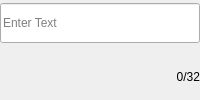
        <widget class="QWidget" name="lineOSK">
         <layout class="QVBoxLayout" name="lineOSKVerticalLayout">
          <property name="leftMargin">
           <number>0</number>
          </property>
          <property name="topMargin">
           <number>0</number>
          </property>
          <property name="rightMargin">
           <number>0</number>
          </property>
          <property name="bottomMargin">
           <number>0</number>
          </property>
          <property name="spacing">
           <number>0</number>
          </property>
          <item>
           <layout class="QGridLayout" name="gridLineOSK">
            <property name="leftMargin">
             <number>0</number>
            </property>
            <property name="topMargin">
             <number>0</number>
            </property>
            <property name="rightMargin">
             <number>0</number>
            </property>
            <property name="bottomMargin">
             <number>0</number>
            </property>
            <property name="spacing">
             <number>6</number>
            </property>
            <item row="0" column="0">
             <widget class="QWidget" name="inputOSK">
              <layout class="QVBoxLayout" name="verticalLayout_3">
               <property name="leftMargin">
                <number>0</number>
               </property>
               <property name="topMargin">
                <number>0</number>
               </property>
               <property name="rightMargin">
                <number>0</number>
               </property>
               <property name="bottomMargin">
                <number>0</number>
               </property>
               <property name="spacing">
                <number>0</number>
               </property>
               <item>
                <widget class="QLineEdit" name="line_edit_osk">
                 <property name="minimumSize">
                  <size>
                   <width>0</width>
                   <height>40</height>
                  </size>
                 </property>
                 <property name="focusPolicy">
                  <enum>Qt::StrongFocus</enum>
                 </property>
                 <property name="maxLength">
                  <number>32</number>
                 </property>
                 <property name="placeholderText">
                  <string>Enter Text</string>
                 </property>
                </widget>
               </item>
              </layout>
             </widget>
            </item>
            <item row="1" column="0">
             <widget class="QWidget" name="charactersOSK">
              <layout class="QVBoxLayout" name="verticalLayout_5">
               <property name="leftMargin">
                <number>0</number>
               </property>
               <property name="topMargin">
                <number>0</number>
               </property>
               <property name="rightMargin">
                <number>0</number>
               </property>
               <property name="bottomMargin">
                <number>0</number>
               </property>
               <property name="spacing">
                <number>0</number>
               </property>
               <item>
                <widget class="QLabel" name="label_characters">
                 <property name="text">
                  <string notr="true">0/32</string>
                 </property>
                 <property name="alignment">
                  <set>Qt::AlignRight|Qt::AlignVCenter</set>
                 </property>
                </widget>
               </item>
              </layout>
             </widget>
            </item>
           </layout>
          </item>
         </layout>
        </widget>
